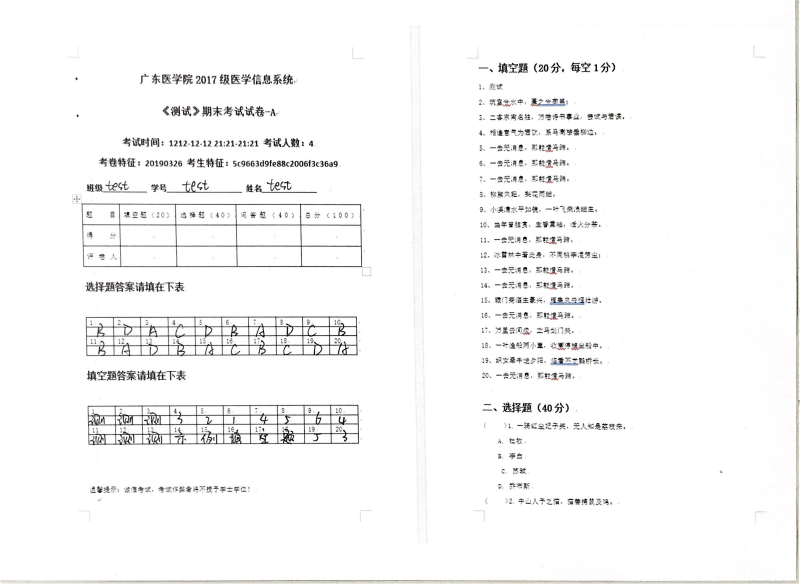
#> input picture build/相关文件/test/test_1.JPG, 2398 x 1752 px, found by its file name (shown at 1/3 size)
$ python testocr.py test/test_1.JPG
#> lines starting #> are read from the running program, lines starting #| are printed output that depends on the picture
from PIL import Image
import os
import sys

if not os.path.exists(sys.argv[1]+"/试卷"):
		os.makedirs(sys.argv[1]+"/试卷")
else:
        None


# 加载原始图片
img = Image.open(sys.argv[1]+"/test_1.jpg").resize((2400, 1750))
# 从左上角开始 剪切 200*200的图片
x=200
y=750
img2 = img.crop((x, y,900+x,386+y )).resize((630, 270))
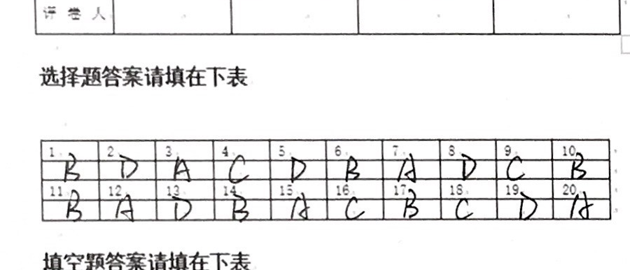
#> img2: PIL image 630x270 RGB; mean R, G, B 237.1, 236.8, 236.9
img2.save(sys.argv[1]+"/试卷/test_1.jpg")
y=1050
img2 = img.crop((x, y,900+x,386+y )).resize((630, 270))
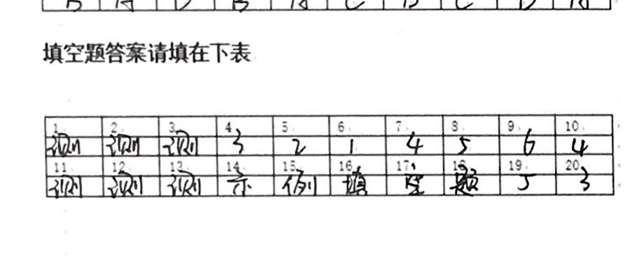
#> img2: PIL image 630x270 RGB; mean R, G, B 237.4, 237.1, 237.2
img2.save(sys.argv[1]+"/试卷/test_2.jpg")
#> (the run stopped early here; a loop or call above may not have finished)
